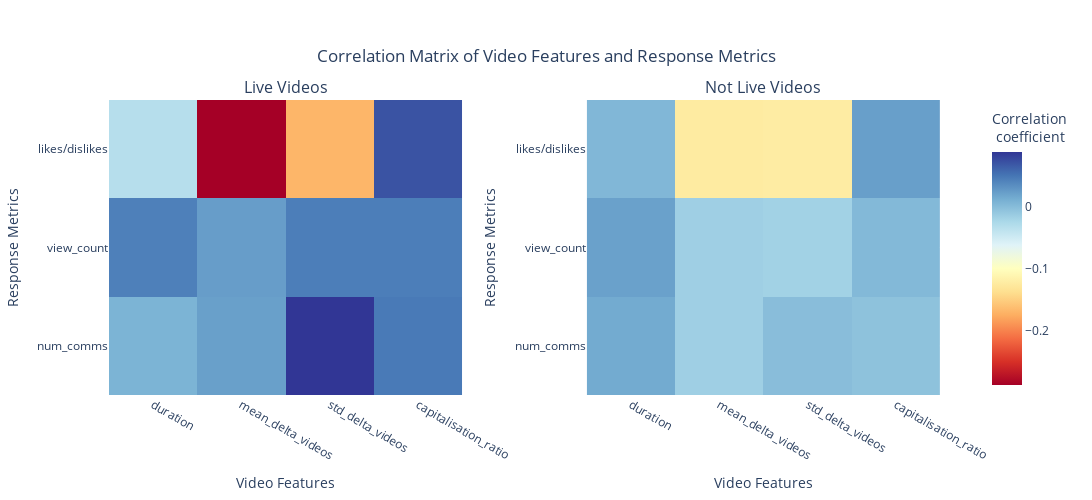

Notebook code for this chart:
### Markdown cell above
### 3.5 convert everything into a plotly plot

### Code cell
import plotly.graph_objects as go
from plotly.subplots import make_subplots

event_idx = 0

x_labels = vid_features.columns.copy()
x_labels.remove('display_id')
x_labels.remove('is_live')

y_labels = response_metrics.columns.copy()
y_labels.remove('display_id')

fig = make_subplots(rows=1, cols=2, subplot_titles=["Live Videos", "Not Live Videos"], horizontal_spacing = 0.15)

# update layout
fig.update_layout(title="Correlation Matrix of Video Features and Response Metrics", title_x=0.5, title_y=0.9, 
                  coloraxis= dict(colorscale='RdYlBu', colorbar={"title":"Correlation <br> coefficient", "x":1.05}), height=500, width=1400)

# make subplot for live videos
fig.add_trace(go.Heatmap(z=live_correlations[event_idx][len(x_labels):,:len(x_labels)], x=x_labels, y=y_labels, coloraxis= 'coloraxis'), row=1, col=1)

fig.update_xaxes(title_text="Video Features", row=1, col=1)
fig.update_yaxes(title_text="Response Metrics", row=1, col=1)

fig.add_trace(go.Heatmap(z=live_pvalues[event_idx][len(x_labels):,:len(x_labels)], x=x_labels, y=y_labels, opacity=0, colorbar={"title":"p-value"}, showscale=False), row=1, col=1)

fig.update_traces(hoverinfo='text', text=list(corr[len(x_labels):,:len(x_labels)]), hovertemplate="Correlation coefficient: %{text:.3f} <br> p-value: %{z:.3f}<extra></extra>")

#make subplot for not live videos
fig.add_trace(go.Heatmap(z=not_live_correlations[event_idx][len(x_labels):,:len(x_labels)],
                x=x_labels, y=y_labels, coloraxis = 'coloraxis'), row=1, col=2)

fig.update_xaxes(title_text="Video Features", row=1, col=2)
fig.update_yaxes(title_text="Response Metrics", row=1, col=2)

fig.add_trace(go.Heatmap(z=not_live_pvalues[event_idx][len(x_labels):,:len(x_labels)], x=x_labels, y=y_labels, opacity=0, colorbar={"title":"p-value"}, showscale=False), row=1, col=2)

fig.update_traces(hoverinfo='text', text=list(corr[len(x_labels):,:len(x_labels)]), hovertemplate="Correlation coefficient: %{text:.3f} <br> p-value: %{z:.3f}<extra></extra>")

fig.show()

### Figure 1 — Plotly figure (JSON) as saved in the notebook; plotly's stock layout.template omitted (floating-point values rounded to 4 significant figures)
{"data": [{"coloraxis": "coloraxis", "hoverinfo": "text", "hovertemplate": "Correlation coefficient: %{text:.3f} <br> p-value: %{z:.3f}<extra></extra>", "text": [[-0.005284, -0.0664, -0.1212, 0.157], [0.007058, -0.06779, -0.1111, 0.1429], [-0.009049, -0.03671, -0.07081, 0.1183]], "type": "heatmap", "x": ["duration", "mean_delta_videos", "std_delta_videos", "capitalisation_ratio"], "xaxis": "x", "y": ["num_comms", "view_count", "likes/dislikes"], "yaxis": "y", "z": [[0.006782, 0.02129, 0.08724, 0.04642], [0.04229, 0.02292, 0.0439, 0.04388], [-0.03285, -0.2869, -0.1686, 0.07022]]}, {"colorbar": {"title": {"text": "p-value"}}, "hoverinfo": "text", "hovertemplate": "Correlation coefficient: %{text:.3f} <br> p-value: %{z:.3f}<extra></extra>", "opacity": 0, "showscale": false, "text": [[-0.005284, -0.0664, -0.1212, 0.157], [0.007058, -0.06779, -0.1111, 0.1429], [-0.009049, -0.03671, -0.07081, 0.1183]], "type": "heatmap", "x": ["duration", "mean_delta_videos", "std_delta_videos", "capitalisation_ratio"], "xaxis": "x", "y": ["num_comms", "view_count", "likes/dislikes"], "yaxis": "y", "z": [[0.06304, 5.348e-09, 7.775e-127, 3.973e-37], [4.331e-31, 3.323e-10, 2.238e-33, 2.352e-33], [2.104e-19, 0, 0, 9.265e-83]]}, {"coloraxis": "coloraxis", "hoverinfo": "text", "hovertemplate": "Correlation coefficient: %{text:.3f} <br> p-value: %{z:.3f}<extra></extra>", "text": [[-0.005284, -0.0664, -0.1212, 0.157], [0.007058, -0.06779, -0.1111, 0.1429], [-0.009049, -0.03671, -0.07081, 0.1183]], "type": "heatmap", "x": ["duration", "mean_delta_videos", "std_delta_videos", "capitalisation_ratio"], "xaxis": "x2", "y": ["num_comms", "view_count", "likes/dislikes"], "yaxis": "y2", "z": [[0.01355, -0.01669, -0.001556, -0.005432], [0.0202, -0.01685, -0.01921, 0.001988], [0.003526, -0.1235, -0.1222, 0.02182]]}, {"colorbar": {"title": {"text": "p-value"}}, "hoverinfo": "text", "hovertemplate": "Correlation coefficient: %{text:.3f} <br> p-value: %{z:.3f}<extra></extra>", "opacity": 0, "showscale": false, "text": [[-0.005284, -0.0664, -0.1212, 0.157], [0.007058, -0.06779, -0.1111, 0.1429], [-0.009049, -0.03671, -0.07081, 0.1183]], "type": "heatmap", "x": ["duration", "mean_delta_videos", "std_delta_videos", "capitalisation_ratio"], "xaxis": "x2", "y": ["num_comms", "view_count", "likes/dislikes"], "yaxis": "y2", "z": [[1.795e-07, 1.286e-10, 0.5488, 0.03641], [7.245e-15, 8.485e-11, 1.343e-13, 0.4437], [0.1744, 0, 0, 4.29e-17]]}], "layout": {"annotations": [{"font": {"size": 16}, "showarrow": false, "text": "Live Videos", "x": 0.2125, "xanchor": "center", "xref": "paper", "y": 1, "yanchor": "bottom", "yref": "paper"}, {"font": {"size": 16}, "showarrow": false, "text": "Not Live Videos", "x": 0.7875, "xanchor": "center", "xref": "paper", "y": 1, "yanchor": "bottom", "yref": "paper"}], "coloraxis": {"colorbar": {"title": {"text": "Correlation <br> coefficient"}, "x": 1.05}, "colorscale": [[0, "rgb(165,0,38)"], [0.1, "rgb(215,48,39)"], [0.2, "rgb(244,109,67)"], [0.3, "rgb(253,174,97)"], [0.4, "rgb(254,224,144)"], [0.5, "rgb(255,255,191)"], [0.6, "rgb(224,243,248)"], [0.7, "rgb(171,217,233)"], [0.8, "rgb(116,173,209)"], [0.9, "rgb(69,117,180)"], [1, "rgb(49,54,149)"]]}, "height": 500, "title": {"text": "Correlation Matrix of Video Features and Response Metrics", "x": 0.5, "y": 0.9}, "width": 1400, "xaxis": {"anchor": "y", "domain": [0, 0.425], "title": {"text": "Video Features"}}, "xaxis2": {"anchor": "y2", "domain": [0.575, 1], "title": {"text": "Video Features"}}, "yaxis": {"anchor": "x", "domain": [0, 1], "title": {"text": "Response Metrics"}}, "yaxis2": {"anchor": "x2", "domain": [0, 1], "title": {"text": "Response Metrics"}}}}
